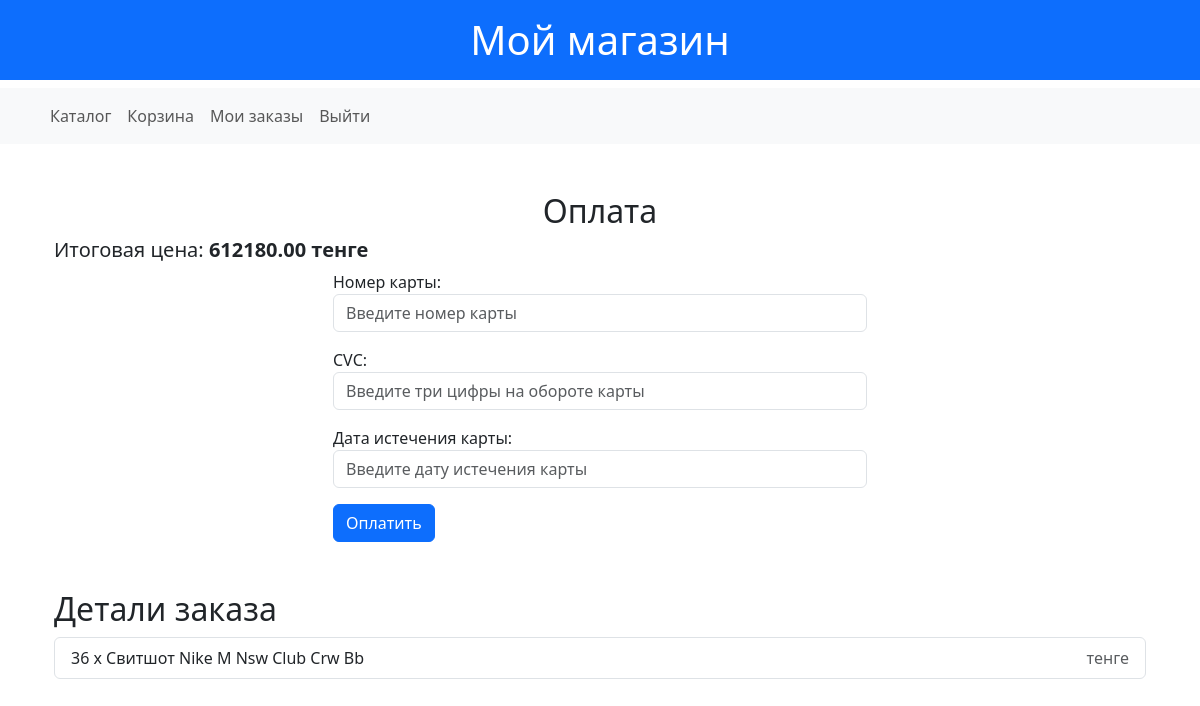
The page /payment/12 (signed in) on the database its author committed.
### shop/models.py (models this page shows, shortened)
class Order(models.Model):
    STATUS_CHOICES = [
        ("ordered", "Заказан"),
        ("shipped", "Отправлен"),
        ("received", "Получен"),
        ("canceled", "Отменен"),
        ("returned", "Возвращен"),
    ]
    user = models.ForeignKey(User, on_delete=models.CASCADE, related_name="orders")
    total_price = models.DecimalField(max_digits=10, decimal_places=2)
    address = models.CharField(max_length=255)
    status = models.CharField(max_length=10, choices=STATUS_CHOICES, default="ordered")
    payment_status = models.BooleanField(default=False)
    created_at = models.DateTimeField(auto_now_add=True)
    objects = OrderManager()
    class Meta:
        verbose_name = "Заказ"
        verbose_name_plural = "Заказы"
        ordering = ["-created_at"]

class OrderItem(models.Model):
    order = models.ForeignKey(Order, related_name="items", on_delete=models.CASCADE)
    product = models.ForeignKey(Product, on_delete=models.CASCADE)
    quantity = models.PositiveIntegerField(default=1)
    objects = OrderItemManager()
    class Meta:
        verbose_name = "Запись заказов"
        verbose_name_plural = "Записи заказов"

class Product(models.Model):
    name = models.CharField(max_length=200)
    slug = models.SlugField(max_length=200, null=True, blank=True)
    description = models.TextField()
    price = models.DecimalField(max_digits=10, decimal_places=2)
    discount_price = models.DecimalField(
        max_digits=10, decimal_places=2, blank=True, null=True, default=0
    )
    category = models.ForeignKey(
        Category, related_name="products", on_delete=models.CASCADE
    )
    image = models.ImageField(upload_to="media/products/")
    created_at = models.DateTimeField(auto_now_add=True)
    quantity = models.PositiveIntegerField(default=0, blank=True)
    class Meta:
        verbose_name = "Товар"
        verbose_name_plural = "Товары"

### shop/views.py (the view, shortened to what this page needs)
# urls.py: path("payment/<int:order_id>", PaymentView.as_view(), name="payment"),
class PaymentView(LoginRequiredMixin, FormView):
    template_name = "payments/payment_form.html"
    form_class = PaymentForm
    success_url = reverse_lazy("payment")
    payment_system: PaymentSystem = FakePaymentSystem()
    def get_context_data(self, **kwargs: Any) -> dict[str, Any]:
        context = super().get_context_data(**kwargs)
        order_id = self.kwargs.get("order_id")
        order = get_object_or_404(Order, id=order_id, user=self.request.user)
        context["order"] = order
        context["total_price"] = order.total_price
        return context

### shop/forms.py
class PaymentForm(forms.Form):
    card_number = forms.CharField(label = "Номер карты", max_length=16, widget=forms.TextInput(attrs={"class": "form-control", "placeHolder" : "Введите номер карты"}))
    cvc = forms.CharField(label = "CVС", max_length=3, widget=forms.TextInput(attrs={"class": "form-control", "placeHolder" : "Введите три цифры на обороте карты"}))
    expired_date = forms.CharField(label = "Дата истечения карты", max_length=4, widget=forms.TextInput(attrs={"class": "form-control", "placeHolder" : "Введите дату истечения карты"}))

### shop/templates/payments/payment_form.html (shortened to what this page needs)
{% extends 'shop/base.html' %}
{% block content %}
<div class="container mt-5">
    <h2 class="text-center">Оплата</h2>
    <p class="h5">Итоговая цена: <strong>{{ total_price }} тенге</strong></p>
    <div class="row justify-content-center">
        <div class="col-md-6">
            <form method="post">
                {{ form.as_p }}
                <button type="submit" class="btn btn-primary btn-block">Оплатить</button>
            </form>
        </div>
    </div>
    <h2 class="mt-5">Детали заказа</h2>
    <ul class="list-group mb-4">
        {% for item in order.items.all %}
            <li class="list-group-item d-flex justify-content-between align-items-center">
                {{ item.quantity }} x {{ item.product.name }}
                <span class="text-muted">{{ item.price }} тенге</span>
            </li>
        {% endfor %}
    </ul>
</div>
{% endblock %}

### rows shown on the page
Order: total_price "612180.00"
OrderItem: quantity "36", product.name "Свитшот Nike M Nsw Club Crw Bb"
